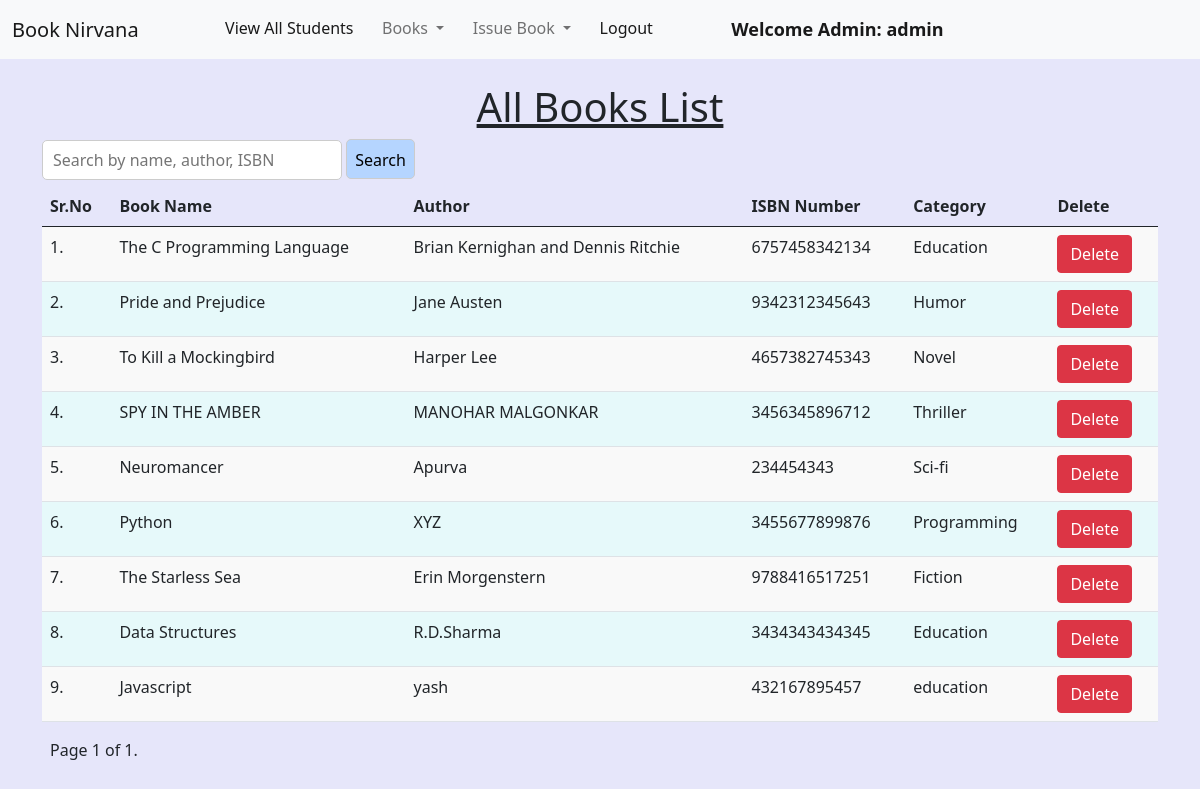
The page /view_books/ (signed in) on the database its author committed.
### library/models.py (models this page shows, shortened)
class Book(models.Model):
    name = models.CharField(max_length=200)
    author = models.CharField(max_length=200)
    isbn = models.PositiveIntegerField(unique=True)
    category = models.CharField(max_length=50)
    quantity = models.PositiveIntegerField(default=1)  # Added field to track available copies

### library/views.py (the view)
# urls.py: path("view_books/", views.view_books, name="view_books"),
@login_required(login_url = '/admin_login')
def view_books(request):
    query = request.GET.get('q', '')  # Get the search query from the URL parameters
    books = Book.objects.all()
    if query:
        books = books.filter(
            Q(name__icontains=query) |
            Q(author__icontains=query) |
            Q(isbn__icontains=query)
        )
    paginator = Paginator(books, 10)
    page_number = request.GET.get('page')
    page_obj = paginator.get_page(page_number)
    return render(request, "view_books.html", {'books': page_obj, 'query': query})

### library/templates/view_books.html (shortened to what this page needs)
{% extends 'admin_navbar.html' %}
{% load static %}
{% block body %}
<div class="container mt-4">
    <h1 class="text-center"><u>All Books List</u></h1>
    <form method="GET" action="{% url 'view_books' %}">
        <input type="text" name="q" placeholder="Search by name, author, ISBN" value="{{ query }}"
               style="width: 300px; height: 40px; padding: 10px; font-size: 16px; border: 1px solid #ccc; border-radius: 5px;">
        <button type="submit" class="search-button">Search</button>
    </form>
    <table class="table table-hover">
        <thead>
            <tr>
                <th>Sr.No</th>
                <th>Book Name</th>
                <th>Author</th>
                <th>ISBN Number</th>
                <th>Category</th>
                <th>Delete</th>
            </tr>
        </thead>
        <tbody>
            {% for book in books %}
            <tr>
                <td>{{ forloop.counter }}.</td>
                <td>{{ book.name }}</td>
                <td>{{ book.author }}</td>
                <td>{{ book.isbn }}</td>
                <td>{{ book.category }}</td>
                <td>
                    <a href="/delete_book/{{ book.id }}/" class="btn btn-danger"
                       onclick="return confirm('Are you sure you want to delete this book?')">Delete</a>
                </td>
            </tr>
            {% endfor %}
        </tbody>
    </table>
    <div class="pagination text-center mt-3">
        <span class="step-links">
            <span class="current mx-2">
                Page {{ books.number }} of {{ books.paginator.num_pages }}.
            </span>
        </span>
    </div>
</div>
{% endblock %}

### library/templates/admin_navbar.html (shortened to what this page needs)
<!doctype html>
<html lang="en">
  <head>
    <link href="https://cdn.jsdelivr.net/npm/bootstrap@5.1.0/dist/css/bootstrap.min.css" rel="stylesheet">
    <link rel="stylesheet" href="https://cdn.datatables.net/1.10.25/css/jquery.dataTables.min.css">
    <link rel="stylesheet" href="https://cdn.datatables.net/buttons/1.7.1/css/buttons.dataTables.min.css">
  </head>
  <body>
    <nav class="navbar navbar-expand-lg navbar-light bg-light">
        <div class="container-fluid">
          <a class="navbar-brand" href="#">Book Nirvana</a>
          <div class="collapse navbar-collapse" id="navbarSupportedContent">
            <ul class="navbar-nav me-auto mb-2 mb-lg-0">
              <li class="nav-item">
                <a class="nav-link active" aria-current="page" href="/view_students/">View All Students</a>
              </li>
              <li class="nav-item dropdown">
                <a class="nav-link dropdown-toggle" href="#" id="navbarDropdown" role="button" data-bs-toggle="dropdown" aria-expanded="false">
                  Books
                </a>
              </li>
              <li class="nav-item dropdown">
                <a class="nav-link dropdown-toggle" href="#" id="navbarDropdown" role="button" data-bs-toggle="dropdown" aria-expanded="false">
                  Issue Book
                </a>
              </li>
              <li class="nav-item">
                <a class="nav-link active" aria-current="page" href="/logout/">Logout</a>
              </li>
              <li class="nav-item">
                <a style="font-weight:600; font-family:'Segoe UI', Tahoma, Geneva, Verdana, sans-serif; font-size: large;" class="nav-link active" href="#">Welcome Admin: {{request.user}}</a>
              </li>
            </ul>
          </div>
        </div>
      </nav>
      {% block body %}
      {% endblock %}
  </body>
</html>

### library/templates/view_books.html (style rules this page uses)
body { background-color: lavender; }
table.table-hover tbody tr:nth-child(odd) { background-color: #f9f9f9; }
table.table-hover tbody tr:nth-child(even) { background-color: rgb(230, 249, 250); }
.search-button, .clear-button { text-align: center; color: black; margin-bottom: 7px; background: #b5d5ff; height: 40px; padding: 8px; font-size: 16px; border: 1px solid #ccc; border-radius: 5px; cursor: pointer; }

### rows shown on the page
Book: name "The C Programming Language", author "Brian Kernighan and Dennis Ritchie", isbn "6757458342134", category "Education"
Book: name "Pride and Prejudice", author "Jane Austen", isbn "9342312345643", category "Humor"
Book: name "To Kill a Mockingbird", author "Harper Lee", isbn "4657382745343", category "Novel"
Book: name "SPY IN THE AMBER", author "MANOHAR MALGONKAR", isbn "3456345896712", category "Thriller"
Book: name "Neuromancer", author "Apurva", isbn "234454343", category "Sci-fi"
Book: name "Python", author "XYZ", isbn "3455677899876", category "Programming"
Book: name "The Starless Sea", author "Erin Morgenstern", isbn "9788416517251", category "Fiction"
Book: name "Data Structures", author "R.D.Sharma", isbn "3434343434345", category "Education"
Book: name "Javascript", author "yash", isbn "432167895457", category "education"

### other values the page prints
{{ request.user }} "admin"
{{ books.number }} "1"
{{ books.paginator.num_pages }} "1"
